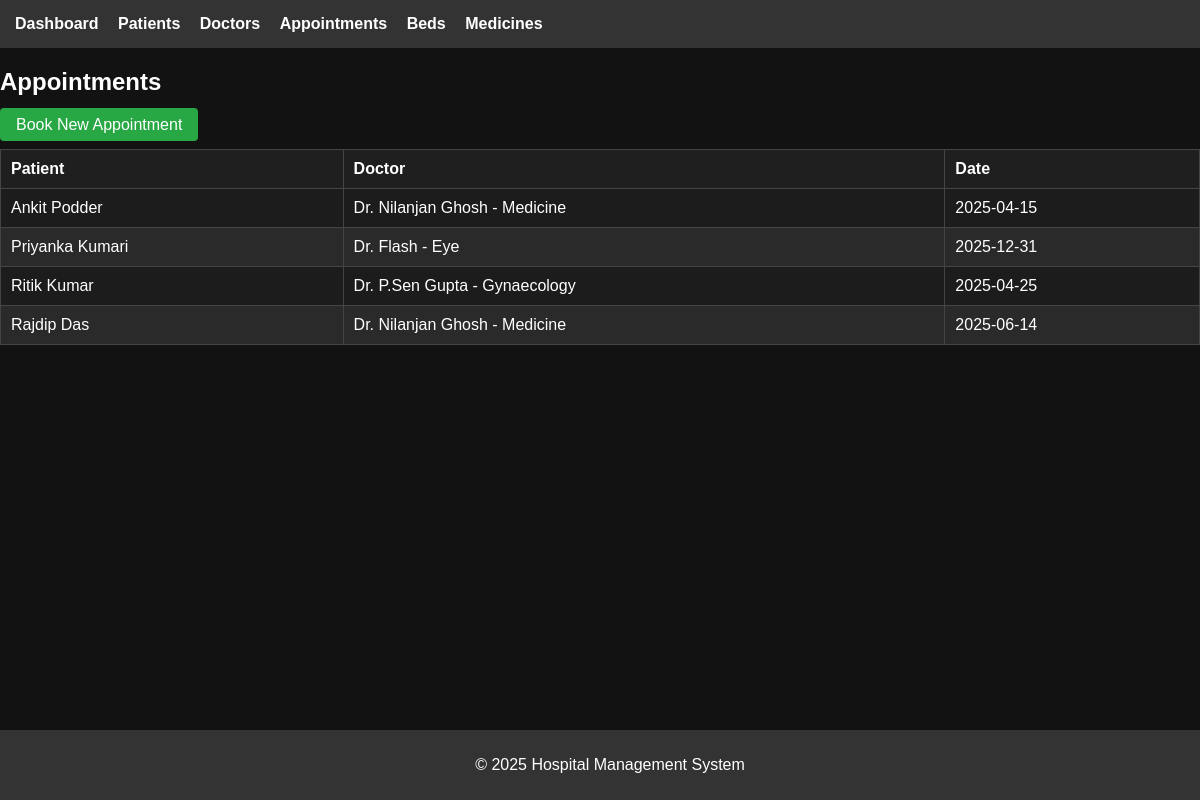
The app's page /view_appointments (signed in) with its own data.
### hospital_app/models.py (models this page shows)
class Appointment(db.Model):
    id = db.Column(db.Integer, primary_key=True)
    patient_id = db.Column(db.Integer, db.ForeignKey('patient.id'), nullable=False)
    doctor_id = db.Column(db.Integer, db.ForeignKey('doctor.id'), nullable=False)
    date = db.Column(db.String(50), nullable=False)

class Patient(db.Model):
    id = db.Column(db.Integer, primary_key=True)
    name = db.Column(db.String(100), nullable=False)
    age = db.Column(db.Integer, nullable=False)
    gender = db.Column(db.String(10), nullable=False)
    appointments = db.relationship('Appointment', backref='patient', lazy=True)

class Doctor(db.Model):
    id = db.Column(db.Integer, primary_key=True)
    name = db.Column(db.String(100), nullable=False)
    specialization = db.Column(db.String(100), nullable=False)
    appointments = db.relationship('Appointment', backref='doctor', lazy=True)

### hospital_app/app.py (the view)
@app.route('/view_appointments')
def view_appointments():
    if not (is_doctor() or is_admin()):
        return redirect(url_for('index'))
    appointments = Appointment.query.all()
    return render_template('view_appointments.html', appointments=appointments)

### hospital_app/app.py (called while the page is built)
def is_admin():
    return 'role' in session and session['role'] == 'admin'

def is_doctor():
    return 'role' in session and session['role'] == 'doctor'

### hospital_app/templates/view_appointments.html (shortened to what this page needs)
{% extends 'base.html' %}
{% block content %}
  <h2>Appointments</h2>
  <a href="{{ url_for('book_appointment') }}" class="btn btn-success">Book New Appointment</a>
  <table class="table mt-3">
    <thead>
      <tr>
        <th>Patient</th>
        <th>Doctor</th>
        <th>Date</th>
      </tr>
    </thead>
    <tbody>
      {% for appointment in appointments %}
        <tr>
          <td>{{ appointment.patient.name }}</td>
          <td>{{ appointment.doctor.name }} - {{ appointment.doctor.specialization }}</td>
          <td>{{ appointment.date }}</td>
        </tr>
      {% endfor %}
    </tbody>
  </table>
{% endblock %}

### hospital_app/static/style.css (style rules this page uses)
body { font-family: Arial, sans-serif; margin: 0; padding: 0; }

### hospital_app/templates/view_appointments.html (style rules this page uses)
body { background-color: #121212; color: #ffffff; }
h2 { color: #ffffff; }
.btn-success { background-color: #28a745; border: none; color: white; padding: 8px 16px; text-decoration: none; font-size: 16px; margin-bottom: 15px; border-radius: 4px; cursor: pointer; }
table { width: 100%; border-collapse: collapse; margin-top: 15px; }
th, td { border: 1px solid #444; padding: 10px; text-align: left; }
thead { background-color: #1f1f1f; }
tbody tr:nth-child(even) { background-color: #2a2a2a; }
tbody tr:nth-child(odd) { background-color: #1c1c1c; }

### records on screen
Appointment: patient.name "Ankit Podder", doctor.name "Dr. Nilanjan Ghosh", doctor.specialization "Medicine", date "2025-04-15"
Appointment: patient.name "Priyanka Kumari", doctor.name "Dr. Flash", doctor.specialization "Eye", date "2025-12-31"
Appointment: patient.name "Ritik Kumar", doctor.name "Dr. P.Sen Gupta", doctor.specialization "Gynaecology", date "2025-04-25"
Appointment: patient.name "Rajdip Das", doctor.name "Dr. Nilanjan Ghosh", doctor.specialization "Medicine", date "2025-06-14"
